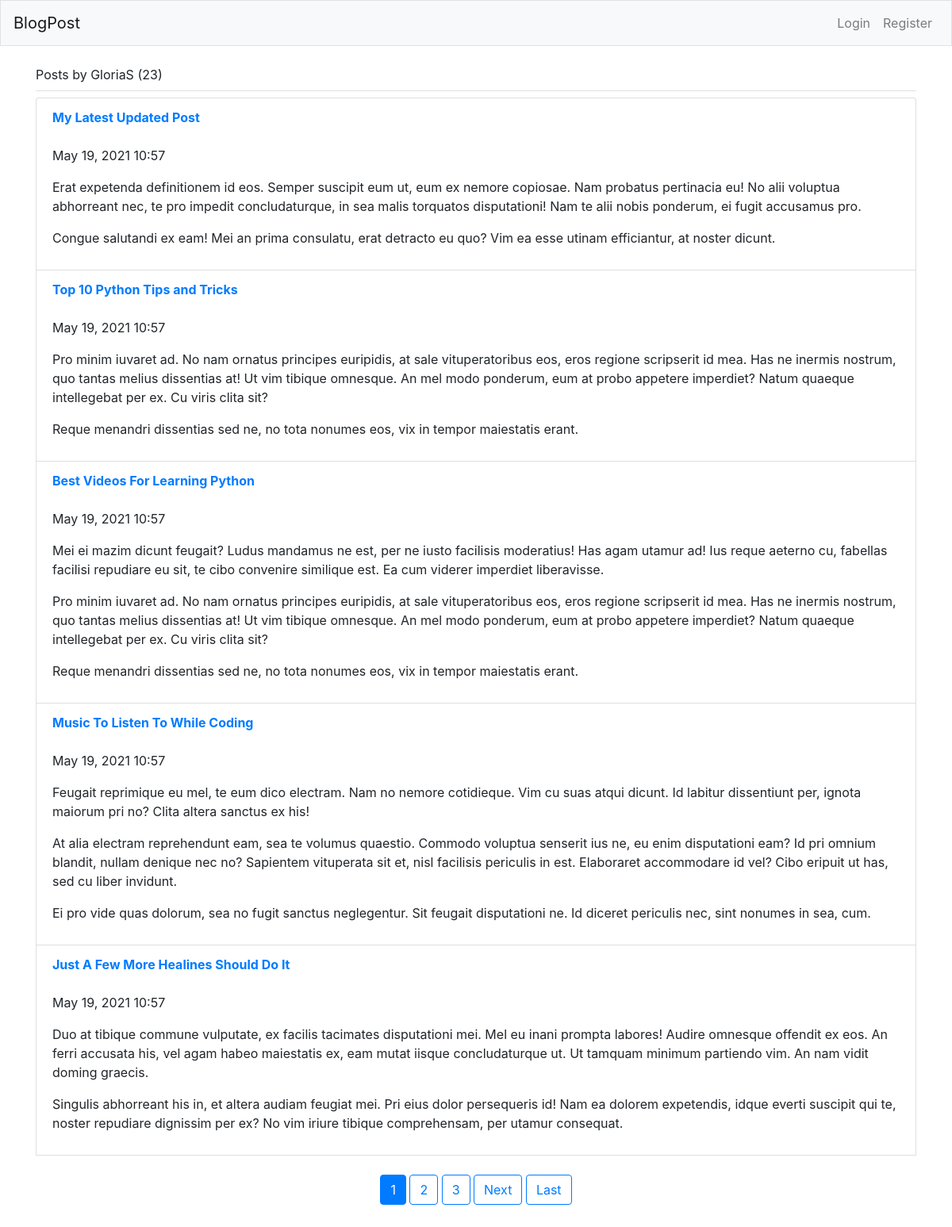
Screenshot of /user/GloriaS/ with the database file from the repository.
### BlogPost/models.py (models this page shows)
class BlogPost(models.Model):
    title = models.CharField(max_length=50)
    text = models.TextField()
    date_added = models.DateTimeField(auto_now_add=True)
    owner = models.ForeignKey(User, on_delete=models.CASCADE)
    def __str__(self):
        return self.title

### BlogPost/views.py (the view)
# urls.py: path('user/<str:username>/', views.UserBlogList.as_view(), name='user_posts'),
class UserBlogList(ListView):
    model = BlogPost
    template_name = 'BlogPost/user_posts.html'
    context_object_name = 'posts'
    paginate_by = 5
    def get_queryset(self):
        user = get_object_or_404(User, username=self.kwargs.get('username'))
        return BlogPost.objects.filter(owner=user).order_by('-date_added')

### BlogPost/templates/BlogPost/user_posts.html (shortened to what this page needs)
{% extends "BlogPost/base.html" %}
{% block page_header %}
    Posts by {{ view.kwargs.username }} ({{ page_obj.paginator.count }})
{% endblock page_header %}
{% block content %}
    <ul class="list-group ">
        {% for post in posts %}
        <li class="list-group-item">
            <a href="{% url 'BlogPost:blog_detail' post.id %}">
                <b>{{ post }}</b>
            </a>
            <br><br>
            <p>{{ post.date_added|date:'M d, Y H:i' }}</p>
            <p>{{ post.text|linebreaks }}</p>
        </li>
        {% empty %}
            <p>No blog posts have been added.</p>
        {% endfor %}
        {% if page_obj.has_other_pages %}
            <center><p class="pt-4 mb-4">
                {% for num in page_obj.paginator.page_range %}
                    {% if page_obj.number == num %}
                        <a class='btn btn-primary mb-4' href="?page={{ num }}">{{ num }}</a>
                    {% elif num > page_obj.number|add:'-3' and num < page_obj.number|add:'3' %}
                        <a class='btn btn-outline-primary mb-4' href="?page={{ num }}">{{ num }}</a>
                    {% endif %}
                {% endfor %}
                {% if page_obj.has_next %}
                    <a class="btn btn-outline-primary mb-4" href="?page={{ page_obj.next_page_number }}">Next</a>
                    <a class="btn btn-outline-primary mb-4" href="?page={{ page_obj.paginator.num_pages }}">Last</a>
                {% endif %}
            </p></center>
        {% endif %}
    </ul>
{% endblock content %}

### rows the page displays
BlogPost: title "My Latest Updated Post", date_added "May 19, 2021 10:57", text "Erat expetenda definitionem id eos. Semper suscipit eum ut, eum ex nemore copiosae. Nam probatus pertinacia eu! No alii voluptua abhorreant nec, te pro impedit concludaturque, in sea malis torquatos disputationi! Nam te alii nobis ponderum, ei fugit accusamus pro. Congue salutandi ex eam! Mei an prima consulatu, erat detracto eu quo? Vim ea esse utinam efficiantur, at noster dicunt."
BlogPost: title "Top 10 Python Tips and Tricks", date_added "May 19, 2021 10:57", text "Pro minim iuvaret ad. No nam ornatus principes euripidis, at sale vituperatoribus eos, eros regione scripserit id mea. Has ne inermis nostrum, quo tantas melius dissentias at! Ut vim tibique omnesque. An mel modo ponderum, eum at probo appetere imperdiet? Natum quaeque intellegebat per ex. Cu viris clita sit? Reque menandri dissentias sed ne, no tota nonumes eos, vix in tempor maiestatis erant."
BlogPost: title "Best Videos For Learning Python", date_added "May 19, 2021 10:57", text "Mei ei mazim dicunt feugait? Ludus mandamus ne est, per ne iusto facilisis moderatius! Has agam utamur ad! Ius reque aeterno cu, fabellas facilisi repudiare eu sit, te cibo convenire similique est. Ea cum viderer imperdiet liberavisse. Pro minim iuvaret ad. No nam ornatus principes euripidis, at sale vituperatoribus eos, eros regione scripserit id mea. Has ne inermis nostrum, quo tantas melius dissentias at! Ut vim tibique omnesque. An mel modo ponderum, eum at probo appetere imperdiet? Natum quaeque intellegebat per ex. Cu viris clita sit? Reque menandri dissentias sed ne, no tota nonumes eos, vix in tempor maiestatis erant."
BlogPost: title "Music To Listen To While Coding", date_added "May 19, 2021 10:57", text "Feugait reprimique eu mel, te eum dico electram. Nam no nemore cotidieque. Vim cu suas atqui dicunt. Id labitur dissentiunt per, ignota maiorum pri no? Clita altera sanctus ex his! At alia electram reprehendunt eam, sea te volumus quaestio. Commodo voluptua senserit ius ne, eu enim disputationi eam? Id pri omnium blandit, nullam denique nec no? Sapientem vituperata sit et, nisl facilisis periculis in est. Elaboraret accommodare id vel? Cibo eripuit ut has, sed cu liber invidunt. Ei pro vide quas dolorum, sea no fugit sanctus neglegentur. Sit feugait disputationi ne. Id diceret periculis nec, sint nonumes in sea, cum."
BlogPost: title "Just A Few More Healines Should Do It", date_added "May 19, 2021 10:57", text "Duo at tibique commune vulputate, ex facilis tacimates disputationi mei. Mel eu inani prompta labores! Audire omnesque offendit ex eos. An ferri accusata his, vel agam habeo maiestatis ex, eam mutat iisque concludaturque ut. Ut tamquam minimum partiendo vim. An nam vidit doming graecis. Singulis abhorreant his in, et altera audiam feugiat mei. Pri eius dolor persequeris id! Nam ea dolorem expetendis, idque everti suscipit qui te, noster repudiare dignissim per ex? No vim iriure tibique comprehensam, per utamur consequat."

### other values shown
{{ view.kwargs.username }} "GloriaS"
{{ page_obj.paginator.count }} "23"
{{ num }} "1"
{{ num }} "2" "3"
